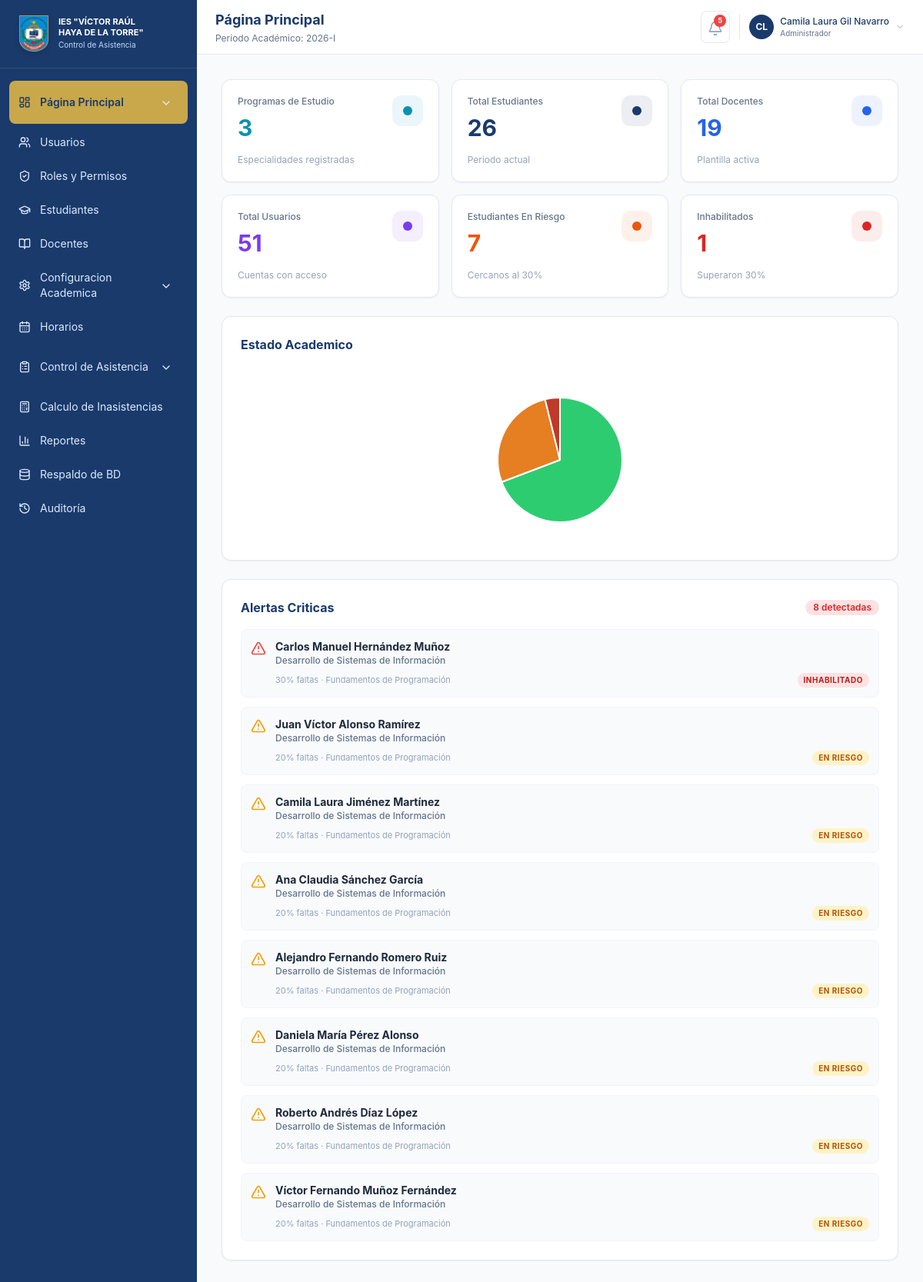
/index.php (signed in), run on the app's committed database.
### tables this page shows
CREATE TABLE `estudiantes` (
  `id` int(11) NOT NULL AUTO_INCREMENT,
  `codigo` varchar(30) NOT NULL,
  `dni` varchar(20) NOT NULL,
  `nombres` varchar(160) NOT NULL,
  `programa_id` int(11) DEFAULT NULL,
  `periodo_curricular_id` int(11) DEFAULT NULL,
  `unidad_didactica_id` int(11) DEFAULT NULL,
  `seccion` varchar(10) NOT NULL,
  `total_sesiones` int(11) NOT NULL DEFAULT 0,
  `inasistencias` int(11) NOT NULL DEFAULT 0,
  `estado` enum('Activo','En riesgo','Inhabilitado') NOT NULL DEFAULT 'Activo',
  PRIMARY KEY (`id`),
  UNIQUE KEY `codigo` (`codigo`),
  KEY `fk_estudiantes_programa` (`programa_id`),
  KEY `fk_estudiantes_periodo` (`periodo_curricular_id`),
  KEY `fk_estudiantes_unidad` (`unidad_didactica_id`),
  KEY `idx_estudiantes_programa` (`programa_id`,`periodo_curricular_id`),
  CONSTRAINT `fk_estudiantes_periodo` FOREIGN KEY (`periodo_curricular_id`) REFERENCES `periodos_curriculares` (`id`) ON DELETE SET NULL,
  CONSTRAINT `fk_estudiantes_programa` FOREIGN KEY (`programa_id`) REFERENCES `programas` (`id`) ON DELETE SET NULL,
  CONSTRAINT `fk_estudiantes_unidad` FOREIGN KEY (`unidad_didactica_id`) REFERENCES `unidades_didacticas` (`id`) ON DELETE SET NULL
);

CREATE TABLE `programas` (
  `id` int(11) NOT NULL AUTO_INCREMENT,
  `codigo` varchar(10) NOT NULL,
  `nombre` varchar(180) NOT NULL,
  `estado` enum('Activo','Inactivo') NOT NULL DEFAULT 'Activo',
  PRIMARY KEY (`id`),
  UNIQUE KEY `codigo` (`codigo`)
);

CREATE TABLE `unidades_didacticas` (
  `id` int(11) NOT NULL AUTO_INCREMENT,
  `periodo_curricular_id` int(11) NOT NULL,
  `nombre` varchar(180) NOT NULL,
  `estado` enum('Activo','Inactivo') NOT NULL DEFAULT 'Activo',
  PRIMARY KEY (`id`),
  KEY `periodo_curricular_id` (`periodo_curricular_id`),
  CONSTRAINT `unidades_didacticas_ibfk_1` FOREIGN KEY (`periodo_curricular_id`) REFERENCES `periodos_curriculares` (`id`)
);

### public/index.php (called while the page is built, shortened)
<?php
require_once __DIR__ . '/../app/helpers.php';
require __DIR__ . '/layout.php';

### app/helpers.php (called while the page is built, shortened)
<?php
require_once __DIR__ . '/db.php';
function e(string|int|float|null $value): string
{
    return htmlspecialchars((string) $value, ENT_QUOTES, 'UTF-8');
}
function app_config(string $clave, mixed $default = null): mixed
{
    try {
        $pdo = db();
        $stmt = $pdo->prepare('SELECT valor FROM configuracion WHERE clave = ?');
        $stmt->execute([$clave]);
        $val = $stmt->fetchColumn();
        return $val !== false ? $val : $default;
    } catch (Exception $e) {
        return $default;
    }
}
function pct(array $estudiante): int
{
    $sesiones = max((int) ($estudiante['sesiones'] ?? 0), 1);
    return (int) round(((int) ($estudiante['inasistencias'] ?? 0) / $sesiones) * 100);
}
function badge_class(?string $estado): string
{
    return match ($estado) {
        'Activo', 'Presente', 'Registrada' => 'bg-emerald-100 text-emerald-700',
        'En riesgo', 'Tardanza', 'Pendiente' => 'bg-amber-100 text-amber-700',
        'Inhabilitado', 'Inasistente', 'Cerrada' => 'bg-red-100 text-red-700',
        'Justificado' => 'bg-blue-100 text-blue-700',
        default => 'bg-slate-100 text-slate-600',
    };
}

### app/db.php (called while the page is built, shortened)
<?php
function db(): PDO
{
    static $pdo = null;
    if ($pdo instanceof PDO) {
        return $pdo;
    }
    try {
        $dsn = 'mysql:host=' . DB_HOST . ';dbname=' . DB_NAME . ';charset=' . DB_CHARSET;
        $pdo = new PDO($dsn, DB_USER, DB_PASS, [
            PDO::ATTR_ERRMODE => PDO::ERRMODE_EXCEPTION,
            PDO::ATTR_DEFAULT_FETCH_MODE => PDO::FETCH_ASSOC,
            PDO::ATTR_EMULATE_PREPARES => false,
        ]);
    } catch (PDOException $e) {
        error_log('Error de base de datos: ' . $e->getMessage());
        http_response_code(500);
        die('La base de datos no está disponible. Verifique app/config.php e importe database/schema.sql antes de usar el sistema.');
    }
    return $pdo;
}
function fetch_all(string $sql, array $params = []): array
{
    $stmt = db()->prepare($sql);
    $stmt->execute($params);
    return $stmt->fetchAll();
}
function fetch_one(string $sql, array $params = []): ?array
{
    $stmt = db()->prepare($sql);
    $stmt->execute($params);
    $row = $stmt->fetch();
    return $row ?: null;
}

### public/modules/dashboard.php (the view, shortened to what this page needs)
<?php
$programaFiltro = $_GET['programa'] ?? 'Todos';
$programaMap = [
    'DSI' => 'Desarrollo de Sistemas de Informacion',
    'CON' => 'Contabilidad',
    'ENF' => 'Enfermeria Tecnica',
];
$filtroNombre = $programaFiltro === 'Todos' ? null : ($programaMap[$programaFiltro] ?? $programaFiltro);
$cfgInasistencia = (int) app_config('regla_inasistencia', 30);
$cfgRiesgo = (int) app_config('regla_riesgo', 20);
$limiteInhabilitado = $cfgInasistencia / 100;
$limiteRiesgo = $cfgRiesgo / 100;
$whereEstudiantes = $filtroNombre ? 'WHERE p.nombre = ?' : '';
$paramsEstudiantes = $filtroNombre ? [$filtroNombre] : [];
$totales = fetch_one("
    SELECT
        COUNT(e.id) as total,
        SUM(CASE WHEN (e.inasistencias / NULLIF(e.total_sesiones, 0)) < $limiteRiesgo OR e.total_sesiones IS NULL OR e.total_sesiones = 0 THEN 1 ELSE 0 END) as activos,
        SUM(CASE WHEN (e.inasistencias / NULLIF(e.total_sesiones, 0)) >= $limiteRiesgo AND (e.inasistencias / NULLIF(e.total_sesiones, 0)) < $limiteInhabilitado THEN 1 ELSE 0 END) as riesgo,
        SUM(CASE WHEN (e.inasistencias / NULLIF(e.total_sesiones, 0)) >= $limiteInhabilitado THEN 1 ELSE 0 END) as inhabilitados
    FROM estudiantes e
    LEFT JOIN programas p ON e.programa_id = p.id
    $whereEstudiantes
", $paramsEstudiantes);
$totalDocentes = fetch_one('SELECT COUNT(*) as total FROM docentes')['total'] ?? 0;
$totalProgramas = fetch_one('SELECT COUNT(*) as total FROM programas')['total'] ?? 0;
$totalUsuarios = fetch_one('SELECT COUNT(*) as total FROM usuarios')['total'] ?? 0;
$alertas = fetch_all("
    SELECT e.nombres, p.nombre as programa, ud.nombre as unidad,
        CASE
            WHEN (e.inasistencias / NULLIF(e.total_sesiones, 0)) >= $limiteInhabilitado THEN 'Inhabilitado'
            ELSE 'En riesgo'
        END as estado,
        e.total_sesiones as sesiones, e.inasistencias
    FROM estudiantes e
    LEFT JOIN programas p ON e.programa_id = p.id
    LEFT JOIN unidades_didacticas ud ON e.unidad_didactica_id = ud.id
    WHERE (e.inasistencias / NULLIF(e.total_sesiones, 0)) >= $limiteRiesgo " . ($filtroNombre ? "AND p.nombre = ?" : "") . "
    ORDER BY (e.inasistencias / NULLIF(e.total_sesiones, 0)) DESC LIMIT 10
", $paramsEstudiantes);
$cards = [
    ['Programas de Estudio', $totalProgramas, '#0891b2', 'Especialidades registradas'],
    ['Total Estudiantes', $totales['total'] ?? 0, '#1a3a6b', 'Periodo actual'],
    ['Total Docentes', $totalDocentes, '#2563eb', 'Plantilla activa'],
    ['Total Usuarios', $totalUsuarios, '#7c3aed', 'Cuentas con acceso'],
    ['Estudiantes En Riesgo', $totales['riesgo'] ?? 0, '#ea580c', "Cercanos al {$cfgInasistencia}%"],
    ['Inhabilitados', $totales['inhabilitados'] ?? 0, '#dc2626', "Superaron {$cfgInasistencia}%"],
];
$chartData = [
    'estado' => [
        'labels' => ['Activo', 'En riesgo', 'Inhabilitado'],
        'values' => [$totales['activos'] ?? 0, $totales['riesgo'] ?? 0, $totales['inhabilitados'] ?? 0],
    ]
];
function render_dashboard_card(string $label, string|int $value, string $color, string $sub): void
{
    ?>
    <div class="flex flex-col justify-between rounded-xl border border-slate-200 bg-white p-5 shadow-sm transition-shadow hover:shadow-md">
        <div class="flex items-start justify-between gap-4">
            <div class="min-w-0 flex-1">
                <p class="truncate text-xs font-medium text-slate-500" title="<?= e($label) ?>"><?= e($label) ?></p>
                <p class="mt-2 text-3xl font-bold" style="color: <?= e($color) ?>"><?= e($value) ?></p>
            </div>
            <div class="flex h-10 w-10 shrink-0 items-center justify-center rounded-xl" style="background-color: <?= e($color) ?>15">
                <div class="h-3 w-3 rounded-full" style="background-color: <?= e($color) ?>"></div>
            </div>
        </div>
        <p class="mt-4 truncate text-xs text-slate-400" title="<?= e($sub) ?>"><?= e($sub) ?></p>
    </div>
    <?php
}
?>
<div class="space-y-6">
    <div class="flex flex-col sm:grid gap-4 sm:grid-cols-2 lg:grid-cols-3 xl:grid-cols-3 2xl:grid-cols-6">
        <?php foreach ($cards as [$label, $value, $color, $sub]): ?>
            <?php render_dashboard_card($label, $value, $color, $sub); ?>
        <?php endforeach; ?>
    </div>
    <div class="flex flex-col gap-6 xl:grid xl:grid-cols-2">
        <div class="w-full rounded-xl border border-slate-200 bg-white p-6 shadow-sm xl:self-start">
            <h2 class="font-bold text-[#1a3a6b]">Estado Academico</h2>
            <div class="relative mx-auto mt-6 h-[220px] max-w-[220px]">
                <canvas id="chartEstado"></canvas>
            </div>
        </div>
        <div class="rounded-xl border border-slate-200 bg-white p-6 shadow-sm">
            <div class="mb-4 flex items-center justify-between">
                <h2 class="font-bold text-[#1a3a6b]">Alertas Criticas</h2>
                    <span class="rounded-full bg-red-100 px-2.5 py-0.5 text-xs font-semibold text-red-600"><?= count($alertas) ?> detectadas</span>
                </div>
                <div class="space-y-3">
                    <?php foreach ($alertas as $est):
                        $iconTone = $est['estado'] === 'Inhabilitado' ? 'text-red-500' : 'text-amber-500';
                    ?>
                        <div class="flex items-start gap-3 rounded-lg border border-slate-100 bg-slate-50 p-3 transition hover:border-slate-200 hover:bg-slate-100">
                            <i data-lucide="triangle-alert" class="mt-0.5 h-5 w-5 shrink-0 <?= $iconTone ?>"></i>
                            <div class="min-w-0 flex-1">
                                <p class="break-words text-sm font-bold text-slate-800" title="<?= e($est['nombres']) ?>"><?= e($est['nombres']) ?></p>
                                <p class="break-words text-xs font-medium text-slate-500" title="<?= e($est['programa']) ?>"><?= e($est['programa']) ?></p>
                                <div class="mt-2 flex flex-wrap items-center justify-between gap-2">
                                    <p class="min-w-0 flex-1 break-words text-[11px] text-slate-400" title="<?= e($est['unidad']) ?>"><?= pct($est) ?>% faltas · <?= e($est['unidad']) ?></p>
                                    <span class="shrink-0 rounded-full px-2 py-0.5 text-[10px] font-bold uppercase tracking-wider <?= badge_class($est['estado']) ?>"><?= e($est['estado']) ?></span>
                                </div>
                            </div>
                        </div>
                    <?php endforeach; ?>
                </div>
            </div>
        </div>
    </div>
<script>
window.dashboardChartData = <?= json_encode($chartData, JSON_UNESCAPED_UNICODE | JSON_HEX_TAG | JSON_HEX_AMP | JSON_HEX_APOS | JSON_HEX_QUOT) ?>;
</script>

### data on the page
estudiantes: nombres "Carlos Manuel Hernández Muñoz", programa.nombre "Desarrollo de Sistemas de Información", pct($est) "30", unidad_didactica.nombre "Fundamentos de Programación", estado "INHABILITADO"
estudiantes: nombres "Juan Víctor Alonso Ramírez", programa.nombre "Desarrollo de Sistemas de Información", pct($est) "20", unidad_didactica.nombre "Fundamentos de Programación", estado "EN RIESGO"
estudiantes: nombres "Camila Laura Jiménez Martínez", programa.nombre "Desarrollo de Sistemas de Información", pct($est) "20", unidad_didactica.nombre "Fundamentos de Programación", estado "EN RIESGO"
estudiantes: nombres "Ana Claudia Sánchez García", programa.nombre "Desarrollo de Sistemas de Información", pct($est) "20", unidad_didactica.nombre "Fundamentos de Programación", estado "EN RIESGO"
estudiantes: nombres "Alejandro Fernando Romero Ruiz", programa.nombre "Desarrollo de Sistemas de Información", pct($est) "20", unidad_didactica.nombre "Fundamentos de Programación", estado "EN RIESGO"
estudiantes: nombres "Daniela María Pérez Alonso", programa.nombre "Desarrollo de Sistemas de Información", pct($est) "20", unidad_didactica.nombre "Fundamentos de Programación", estado "EN RIESGO"
estudiantes: nombres "Roberto Andrés Díaz López", programa.nombre "Desarrollo de Sistemas de Información", pct($est) "20", unidad_didactica.nombre "Fundamentos de Programación", estado "EN RIESGO"
estudiantes: nombres "Víctor Fernando Muñoz Fernández", programa.nombre "Desarrollo de Sistemas de Información", pct($est) "20", unidad_didactica.nombre "Fundamentos de Programación", estado "EN RIESGO"

### other printed values
$label "Página Principal"
$label "Usuarios"
$label "Roles y Permisos"
$label "Estudiantes"
$label "Docentes"
$label "Configuracion Academica"
$label "Horarios"
$label "Control de Asistencia"
$label "Calculo de Inasistencias"
$label "Reportes"
$label "Respaldo de BD"
$label "Auditoría"
$title "Página Principal"
$unread_count "5"
user_initials($user['nombre']) "CL"
